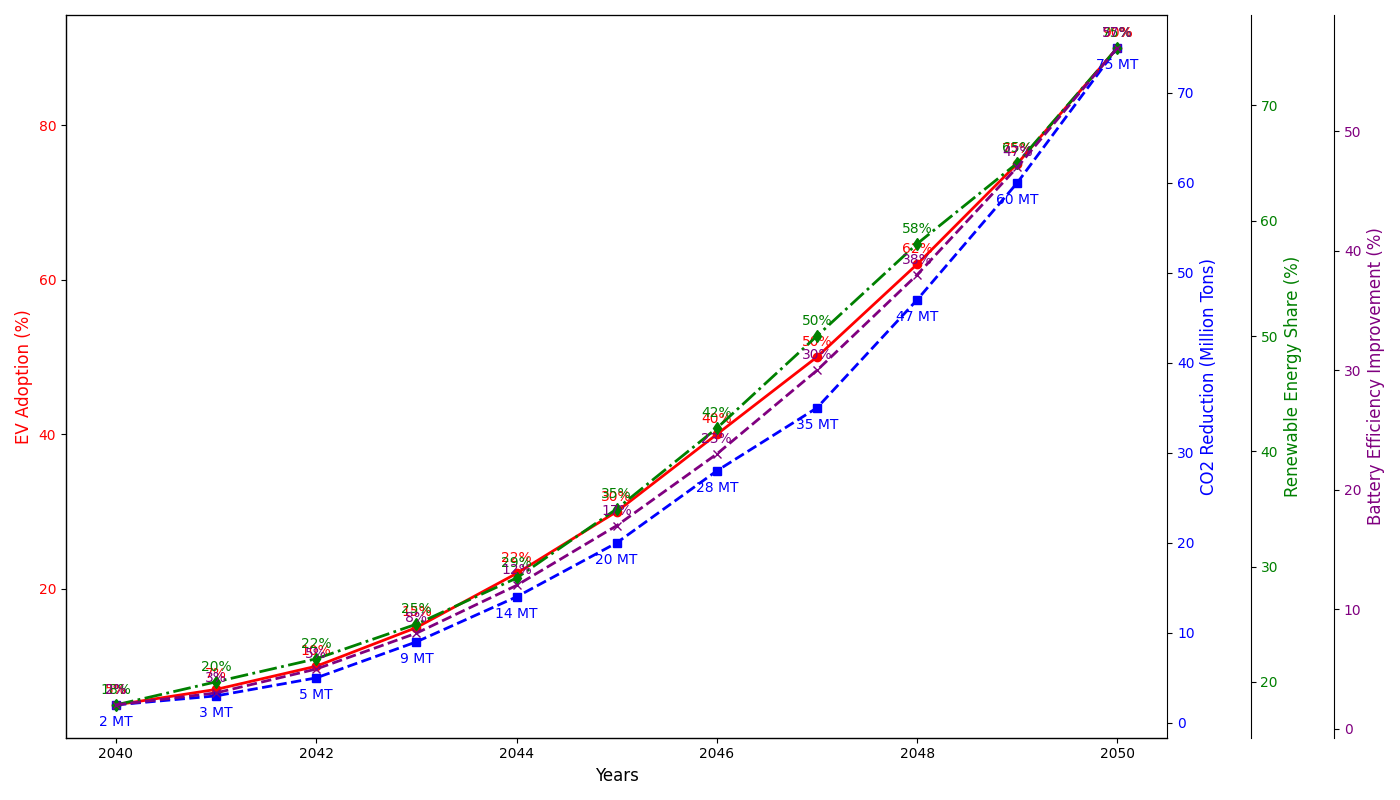

Here is the Python script that generated this plot:
import matplotlib.pyplot as plt
import numpy as np

years = np.arange(2040, 2051)
ev_adoption_rates = np.array([5, 7, 10, 15, 22, 30, 40, 50, 62, 75, 90])
co2_reduction = np.array([2, 3, 5, 9, 14, 20, 28, 35, 47, 60, 75])
renewable_energy_share = np.array([18, 20, 22, 25, 29, 35, 42, 50, 58, 65, 75])
battery_efficiency_improvement = np.array([2, 3, 5, 8, 12, 17, 23, 30, 38, 47, 57])

fig, ax1 = plt.subplots(figsize=(14, 8))

# EV Adoption Rates
ax1.plot(years, ev_adoption_rates, 'o-', linewidth=2, color='red')
ax1.set_xlabel('Years', fontsize=12)
ax1.set_ylabel('EV Adoption (%)', fontsize=12, color='red')
ax1.tick_params(axis='y', labelcolor='red')
for i, rate in enumerate(ev_adoption_rates):
    ax1.annotate(f'{rate}%', (years[i], ev_adoption_rates[i]), textcoords="offset points", xytext=(0, 8), ha='center', fontsize=10, color='red')

ax2 = ax1.twinx()
# CO2 Reduction
ax2.plot(years, co2_reduction, 's--', linewidth=2, color='blue')
ax2.set_ylabel('CO2 Reduction (Million Tons)', fontsize=12, color='blue')
ax2.tick_params(axis='y', labelcolor='blue')
for i, reduction in enumerate(co2_reduction):
    ax2.annotate(f'{reduction} MT', (years[i], co2_reduction[i]), textcoords="offset points", xytext=(0, -15), ha='center', fontsize=10, color='blue')

ax3 = ax1.twinx()
ax3.spines['right'].set_position(('outward', 60))
# Renewable Energy Share
ax3.plot(years, renewable_energy_share, 'd-.', linewidth=2, color='green')
ax3.set_ylabel('Renewable Energy Share (%)', fontsize=12, color='green')
ax3.tick_params(axis='y', labelcolor='green')
for i, share in enumerate(renewable_energy_share):
    ax3.annotate(f'{share}%', (years[i], renewable_energy_share[i]), textcoords="offset points", xytext=(0, 8), ha='center', fontsize=10, color='green')

ax4 = ax1.twinx()
ax4.spines['right'].set_position(('outward', 120))
# Battery Efficiency Improvement
ax4.plot(years, battery_efficiency_improvement, 'x--', linewidth=2, color='purple')
ax4.set_ylabel('Battery Efficiency Improvement (%)', fontsize=12, color='purple')
ax4.tick_params(axis='y', labelcolor='purple')
for i, efficiency in enumerate(battery_efficiency_improvement):
    ax4.annotate(f'{efficiency}%', (years[i], battery_efficiency_improvement[i]), textcoords="offset points", xytext=(0, 8), ha='center', fontsize=10, color='purple')

ax1.spines['top'].set_visible(False)
ax1.spines['right'].set_visible(False)

fig.tight_layout()
plt.show()
